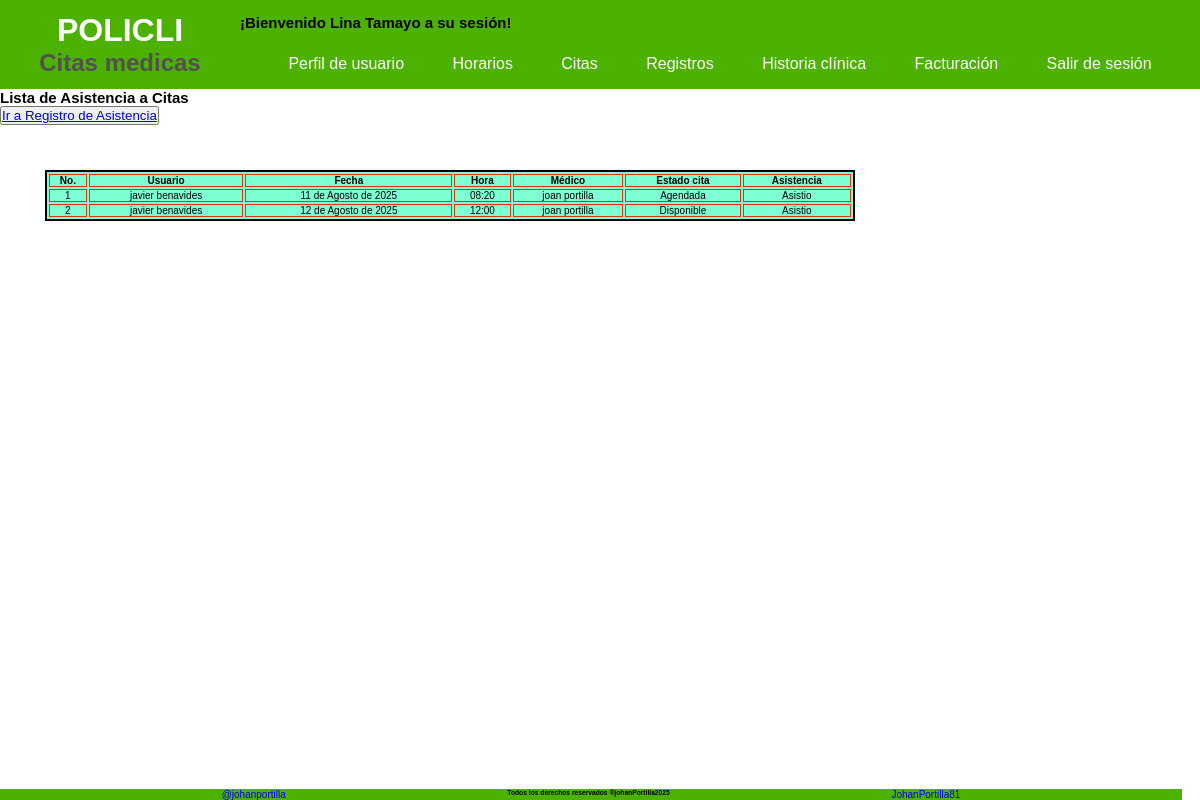
Screenshot of /sesion/listar/citas/ (signed in) with the database file from the repository.
### Aplicaciones/Inicio/models.py (models this page shows, shortened)
class CreacionUser(AbstractUser):
    class Tipo_User(models.TextChoices):
        ADMIN = 'Administrador',
        PACIENTE = 'Paciente'
        MEDICO = 'Medico'
        RECEPCION = 'Recepcionista'
    class Tipo_id(models.TextChoices):
        CEDULA = 'Cédula'
        TARJETA_ID= 'Tarjeta Identidad'
        CED_EXT = 'Cédula Extranjería'
        PASAPORTE = 'Pasaporte'
    tipo_id = models.CharField( max_length=20 ,choices = Tipo_id.choices, default = Tipo_id.CEDULA, verbose_name='Tipo de documento'  )
    numero_id = models.PositiveBigIntegerField(null=False, blank=False,  verbose_name='Numero de identificación', unique=True, default=0)
    telefono = models.PositiveBigIntegerField(null= False, blank= False, verbose_name='Teléfono', default=0)
    tipo_usuario = models.CharField(max_length=20, choices = Tipo_User.choices, default = Tipo_User.PACIENTE, verbose_name='Tipo Usuario')
    fecha_actualizacion = models.DateTimeField (auto_now=True, verbose_name='Ultima Actualización')
    nombre_completo= models.CharField(max_length = 100, null=False, blank= False, verbose_name='Nombre completo')
    cambiar_contrasena = models.BooleanField(default=True, verbose_name='Cambiar contraseña')

class UsuarioCitas(models.Model):
    usuario = models.ForeignKey(CreacionUser, on_delete= models.CASCADE, verbose_name='Usuario')
    cita = models.ForeignKey(HorarioCita, on_delete= models.CASCADE)
    fecha_registro = models.DateTimeField(auto_now_add=True)
    actividad_cita = models.CharField(max_length=20, default= "Asignada", verbose_name='Estado Cita')

class HorarioCita(models.Model):
    class Estado(models.TextChoices):
        DISPONIBLE = 'Disponible'
        AGENDADA = 'Agendada'
        REPROGRAMADA = 'Reprogramada'
        CANCELADA = 'Cancelada'
    class Asistencia(models.TextChoices):
        ASISTIO = 'Asistio'
        NO_ASISTIO = 'No asistio'
        ESPERA = 'A la espera'
    horario = models.ForeignKey(CrearHorario, on_delete= models.CASCADE)
    fecha = models.DateField(verbose_name='Fecha')
    hora_cita = models.TimeField(verbose_name='Hora de inicio')
    estado = models.CharField(max_length=20, choices = Estado.choices, default= Estado.DISPONIBLE, verbose_name='Estado')
    asistencia = models.CharField(max_length=20, choices = Asistencia.choices, default= Asistencia.ESPERA, verbose_name='Asistencia')

class CrearHorario(models.Model):
    id_usuario = models.ForeignKey(CreacionUser, on_delete= models.CASCADE, verbose_name='Medico')
    fecha = models.DateField(null=False, blank=False, verbose_name='Fecha de horario')
    hora_inicio = models.TimeField(null=False, blank=False, default= '08:00', verbose_name='Hora de inicio')# type: ignore
    hora_final = models.TimeField(null=False, blank=False, default= '18:00', verbose_name='Hora de final') # type: ignore
    duracion = models.IntegerField(null=False, blank=False, default= 20, verbose_name='Duración de Cita')
    fecha_registro = models.DateTimeField(auto_now_add=True)
    fecha_actualizacion = models.DateTimeField(auto_now=True)

### Aplicaciones/Inicio/views.py (the view)
@login_required # type: ignore
def asistencia_citas(request):
    asistencia = UsuarioCitas.objects.filter(cita__asistencia = "Asistio").order_by('cita__fecha')
    return render(request, 'sesiones/lista_asistencia.html', {'datos':asistencia})

### templates/sesiones/lista_asistencia.html
{% extends 'index.html' %}
{% block contenido1 %}
<h2>Lista de Asistencia a Citas</h2>
<div>
    <button>
        <a href="{% url 'Asistencia_user' %}">Ir a Registro de Asistencia</a>
    </button>
</div>
<div style="height: 250px; overflow-y: scroll; width: 75%;">
    <table class="table-admin" style="width: 90%;" ">
        <thead>
            <tr>
                <th>No.</th>
                <th>Usuario</th>
                <th>Fecha</th>
                <th>Hora</th>
                <th>Médico</th>
                <th>Estado cita</th>
                <th>Asistencia</th>
            </tr>
        </thead>
        <tbody>
            {% for cita in datos %}
            <tr>
                <td>{{ forloop.counter }}</td>
                <td>{{ cita.usuario.nombre_completo}}</td>
                <td>{{ cita.cita.fecha }}</td>
                <td>{{ cita.cita.hora_cita }}</td>
                <td>{{ cita.cita.horario.id_usuario.nombre_completo }}</td>
                <td>{{ cita.cita.estado }}</td>
                <td>{{ cita.cita.asistencia }}</td>
            </tr>
            {% endfor %}
        </tbody>
    </table>
</div>
{% endblock %}

### templates/bloques/navbar_sesion.html (shortened to what this page needs)
<header class="header">
    <div class="navbar__container">
        <div>
            <h1 class="navbar__title">
                POLICLI
                <span class="navbar__subtitle">Citas medicas</span>
            </h1>
        </div>
        <div class="navbar-sesion">
            <h2 class="titulo__sesion">¡Bienvenido {{ user.nombre_completo }} a su sesión!</h2>
            <nav class="navbar-sesion__container">
                <ul class="navbar-sesion__list--first">
                    <li class="navbar-sesion__item">
                        <a href="{% url 'Principal' %}" class="navbar__link">Perfil de usuario</a>
                    </li>
                    <li class="navbar-sesion__item">
                        <a href="#" class="navbar__link">Horarios</a>
                    </li>
                    <li class="navbar-sesion__item">
                        <a href="#" class="navbar__link">Citas</a>
                    </li>
                    <li class="navbar-sesion__item"><a href="#" class="navbar__link">Registros</a>
                    </li>
                    <li class="navbar-sesion__item"><a href="#" class="navbar__link">Historia clínica</a>
                    </li>
                    <li class="navbar-sesion__item"><a href="#" class="navbar__link">Facturación</a></li>
                    <li class="navbar-sesion__item">
                        <a href="{% url 'Sesion_Cerrada' %}" class="navbar__link">Salir de sesión</a>
                    </li>
                </ul>
            </nav>
        </div>
    </div>
</header>

### static/css/variables.css (style rules this page uses)
:root { --primary-950: #4DB100; --primary-900: #55B40C; --primary-800: #67BC26; --primary-700: #79C43F; --primary-600: #8BCC59; --primary-500: #9DD472; --primary-400: #AEDB8C; --primary-300: #C0E3A5; --primary-200: #D2EBBF; --primary-100: #EAF3D8; --primary-50: #F6FBF2; --secundary-950:#FED638; --secundary-900:#FED841; --secundary-800:#FEDC55; --secundary-700:#FEE069; --secundary-600:#FEE47D; --secundary-500:#FEE891; --secundary-400:#FEECA5; --secundary-300:#FEF0B9; --secundary-200:#FEF4CD; --secundary-100:#FEF8E1; --secundary-50:#FEFCF5; --white: #fff; --black: #000; --gray-950: #101010; --gray-900: #262626; --gray-800: #3B3B3B; --gray-700: #515151; --gray-600: #676767; --gray-500: #7D7D7D; --gray-400: #929292; --gray-300: #A8A8A8; --gray-200: #BEBEBE; --gray-100: #D4D4D4; --gray-50: #E9E9E9; --main-font: Helvetica, Arial, sans-serif; --fs-xxxxl: 8.0rem; --fs-xxxl: 6.4rem; --fs-xxl: 4.8rem; --fs-xl: 4.0rem; --fs-lg: 3.2rem; --fs-md: 2.4rem; --fs-sm: 2.0rem; --fs-xs: 1.6rem; --fs-xxs: 1.4rem; --fs-xxxs: 1.2rem; }

### static/css/body.css (style rules this page uses)
html { margin: 0; box-sizing: border-box; font-size: 62.5%; }
* { padding: 0; margin: 0; box-sizing: border-box; font-family: var(--main-font); }
body { display: flex; flex-direction: column; }

### static/css/inicio.css (style rules this page uses)
.navbar__container { background-color: var(--primary-950); position: sticky; display: grid; grid-template-columns: repeat(2, 20% 80%); }
.navbar__title { margin: 0; color: var(--white); padding: 12px; font-size: var(--fs-lg); text-align: center; display: flex; flex-direction: column; }
.navbar__subtitle { font-size: var(--fs-md); color: var(--gray-700); }
.navbar__link { text-decoration: none; color: var(--white); font-size: var(--fs-xs); transition: color 0.3s ease; display: flex; }
.navbar-sesion { display: flex; flex-direction: column; justify-content: end; gap: 8px; }
.navbar-sesion__list--first { list-style: none; padding: 8px; margin: 0; display: flex; position: relative; justify-content: space-evenly; }
.navbar-sesion__item { position: relative; display: inline-block; padding: 8px; }

### static/css/tablas.css (style rules this page uses)
.table-admin { margin: 45px; text-align: center; border: 2px solid; background-color: aquamarine; }
th, td { border: 1px solid rgb(231, 52, 7); }

### rows the page displays
CreacionUser: nombre_completo "Lina Tamayo"
UsuarioCitas: usuario.nombre_completo "javier benavides", cita.fecha "11 de Agosto de 2025", cita.hora_cita "08:20", cita.horario.id_usuario.nombre_completo "joan portilla", cita.estado "Agendada", cita.asistencia "Asistio"
UsuarioCitas: usuario.nombre_completo "javier benavides", cita.fecha "12 de Agosto de 2025", cita.hora_cita "12:00", cita.horario.id_usuario.nombre_completo "joan portilla", cita.estado "Disponible", cita.asistencia "Asistio"
